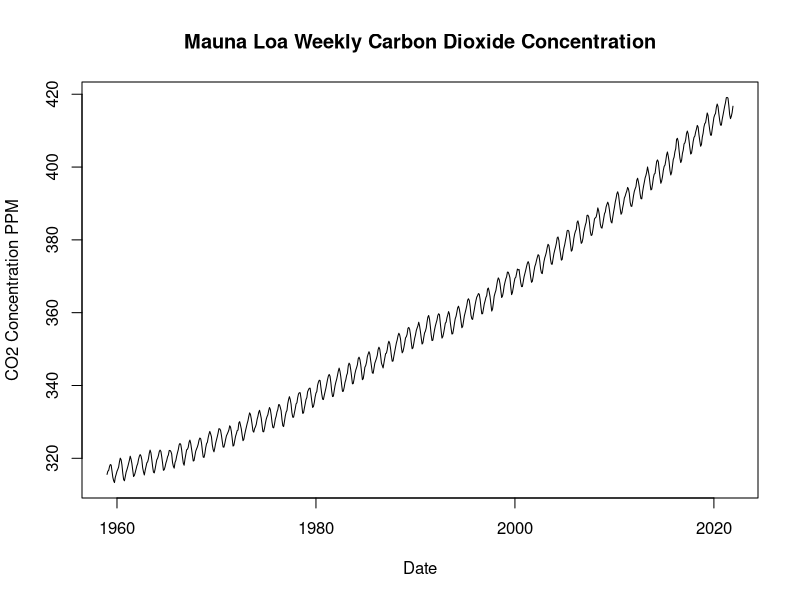
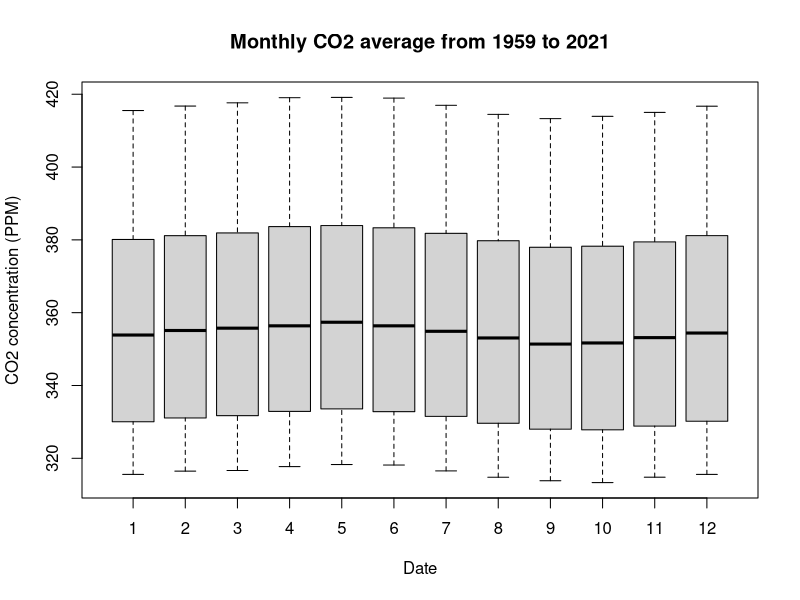
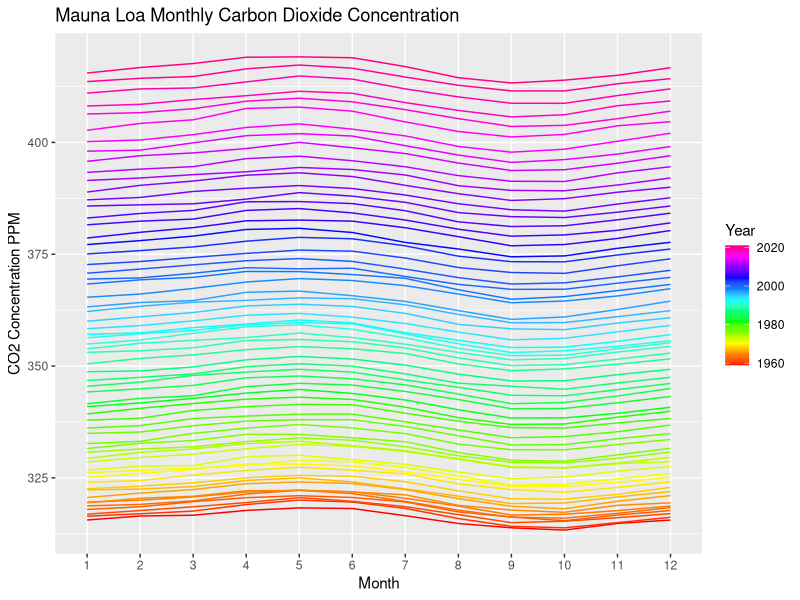
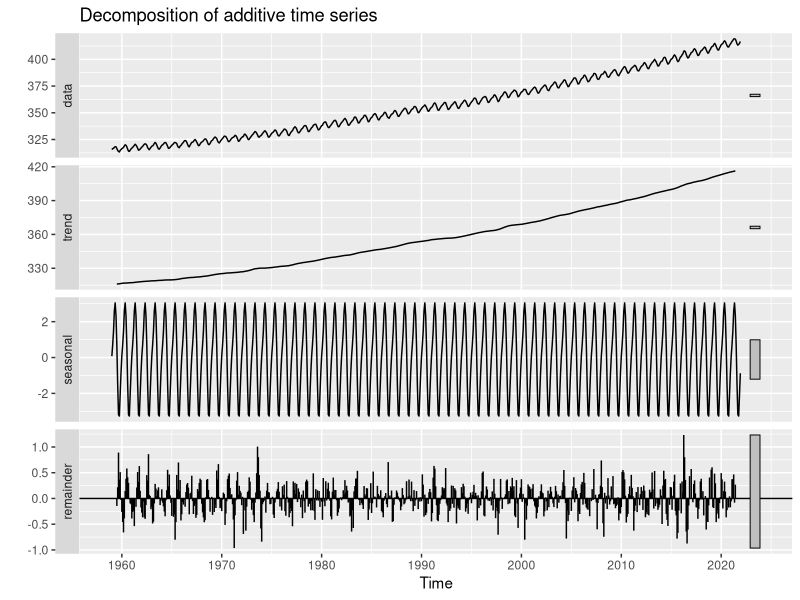
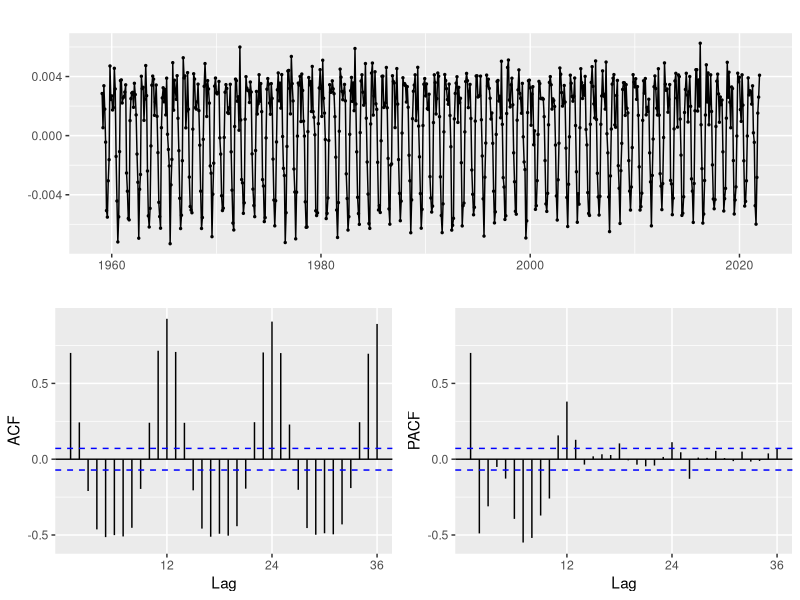
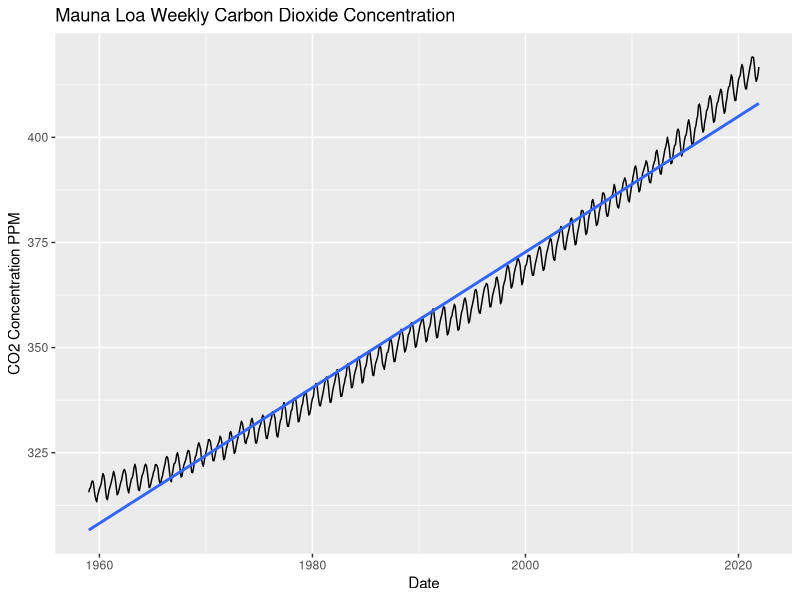
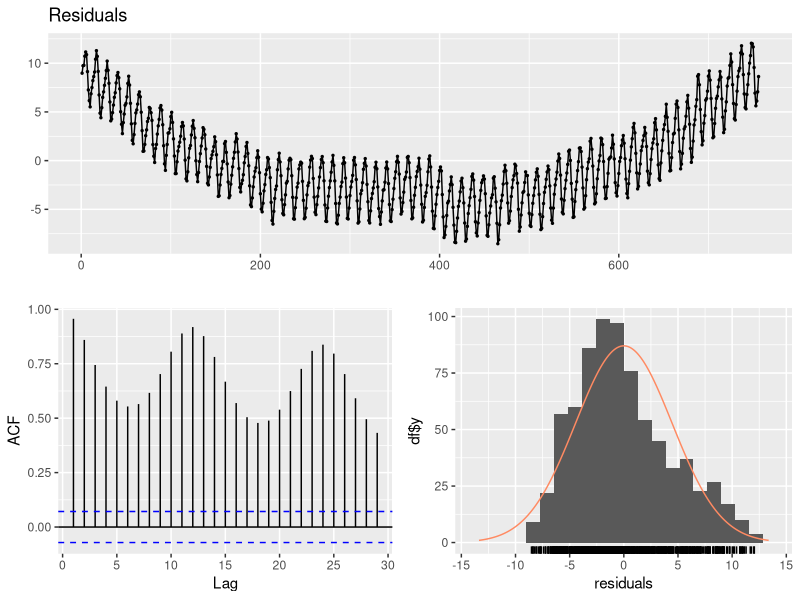
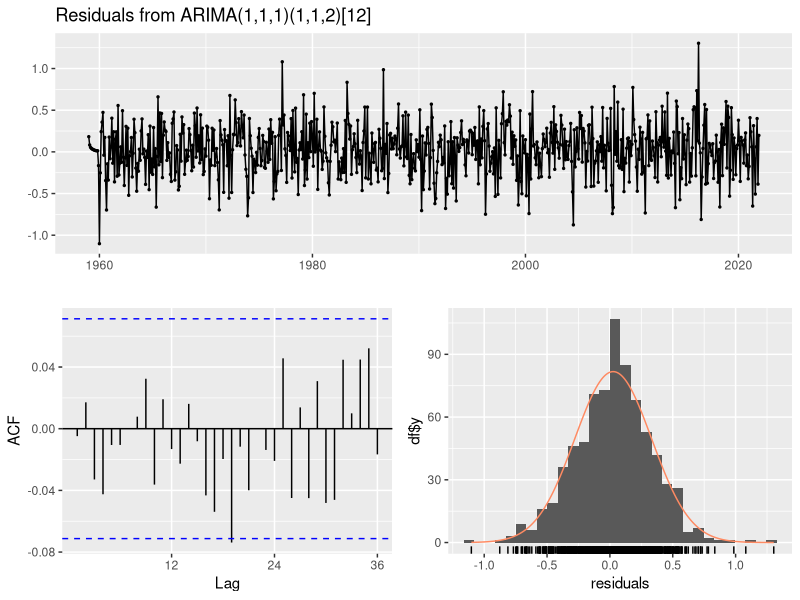

Here is the R script that generated these plots, in order:
## ---- chunk 1
library(tidyverse)
library(forecast)
library(tseries)
## ---- chunk 2
co2_monthly_full <- read.delim(file = 'co2_mm_mlo.txt', comment.char = '#', header = F, sep = '')
co2_monthly_full <- co2_monthly_full[, c(1, 2, 4)]
names(co2_monthly_full) <- c('year', 'month', 'co2_concentration')
head(co2_monthly_full)
## ---- chunk 3
which(is.na(co2_monthly_full))
## ---- chunk 4
co2_monthly_full <- co2_monthly_full %>% filter(year != 2022 & year != 1958)
## ---- chunk 5
co2_monthly_full$date <- as.Date(paste(co2_monthly_full$year, co2_monthly_full$month, 1, sep = '-'), format = '%Y-%m-%d')
co2_monthly <- co2_monthly_full[, c('date', 'co2_concentration')]
head(co2_monthly)
## ---- chunk 6
co2_ts <- ts(co2_monthly$co2_concentration, start = c(1959, 1), frequency = 12)
## ---- chunk 7
plot(
  co2_monthly$date,
  co2_monthly$co2_concentration,
  type = 'l',
  xlab = 'Date',
  ylab = 'CO2 Concentration PPM',
  main = 'Mauna Loa Weekly Carbon Dioxide Concentration'
)
## ---- chunk 8
boxplot(co2_ts~cycle(co2_ts),xlab="Date", ylab = "CO2 concentration (PPM)",main ="Monthly CO2 average from 1959 to 2021")
## ---- chunk 9
ggplot(data = co2_monthly_full, aes(factor(month), co2_concentration, colour = year, group = year)) +
  geom_line() +
  xlab('Month') +
  ylab('CO2 Concentration PPM') + 
  ggtitle('Mauna Loa Monthly Carbon Dioxide Concentration') +
  scale_color_gradientn('Year', colors = rainbow(length(unique(co2_monthly_full$month))))
## ---- chunk 10
decomposeCO2 <- decompose(co2_ts,"additive")
autoplot(decomposeCO2)
## ---- chunk 11
adf.test(diff(log(co2_ts)), alternative="stationary", k=0)
## ---- chunk 12
diff(log(co2_ts)) %>% ggtsdisplay()
## ---- chunk 13
simple_reg_co2 <- lm(co2_concentration ~ date, data = co2_monthly)
## ---- chunk 14
ggplot(data = co2_monthly, aes(x = date, y = co2_concentration)) +
  geom_line() +
  xlab('Date') +
  ylab('CO2 Concentration PPM') + 
  ggtitle('Mauna Loa Weekly Carbon Dioxide Concentration') +
  stat_smooth(method = "lm", se = FALSE)
## ---- chunk 15
checkresiduals(simple_reg_co2)
## ---- chunk 16
arima_co2 <- auto.arima(co2_ts)
## ---- chunk 17
checkresiduals(arima_co2)
## ---- chunk 18
arima_forecast_co2 <- forecast(arima_co2, level = c(95), h = 100)
autoplot(arima_forecast_co2)
